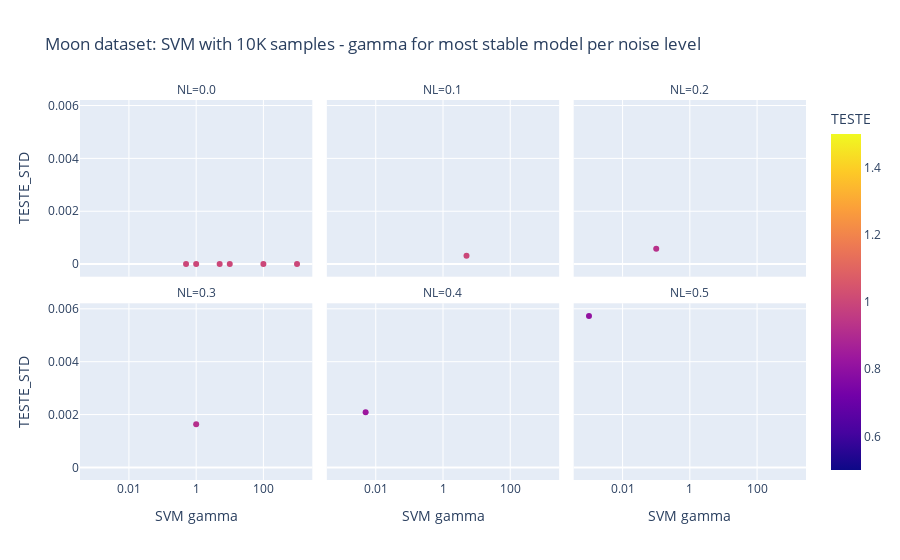

The notebook cell this image was saved under:
### Markdown cell above
For the Circle dataset, the model parameter (gamma(HPS)) for most stable model is different for each noise level:
* NL = 0: any value of gamma between 0.001 and 1K delivers the highest stability level possible (0)
* NL = 0.1: gamma=0.001, min std (TESTE_STD) is 0.00217
* NL = 0.2: gamma=0.001, min std (TESTE_STD) is 0.00505
* NL = 0.3: gamma=100, min std (TESTE_STD) is 0.00213
* NL = 0.4: gamma=0.001, min std (TESTE_STD) is 0.00445
* NL = 0.5: gamma=0.001, min std (TESTE_STD) is 0.00180

### Code cell
stableDataByGammaForMoonDb = dfMoon.groupby(['NL']).apply(lambda group: group[group.TESTE_STD == group.TESTE_STD.min()]).reset_index(drop=True)
px.scatter(stableDataByGammaForMoonDb, x='HPS', labels = {'HPS': 'SVM gamma'}, y='TESTE_STD', 
           log_x=True,
           color = 'TESTE',
           facet_col = 'NL', facet_col_wrap = 3,
           title="Moon dataset: SVM with 10K samples - gamma for most stable model per noise level")

### Figure 1 — Plotly figure (JSON) as saved in the notebook; plotly's stock layout.template omitted (floating-point values rounded to 4 significant figures)
{"data": [{"hovertemplate": "NL=0.0<br>SVM gamma=%{x}<br>TESTE_STD=%{y}<br>TESTE=%{marker.color}<extra></extra>", "legendgroup": "", "marker": {"color": [1, 1, 1, 1, 1, 1], "coloraxis": "coloraxis", "symbol": "circle"}, "mode": "markers", "name": "", "orientation": "v", "showlegend": false, "type": "scatter", "x": [0.5, 1, 5, 10, 100, 1000], "xaxis": "x4", "y": [0, 0, 0, 0, 0, 0], "yaxis": "y4"}, {"hovertemplate": "NL=0.1<br>SVM gamma=%{x}<br>TESTE_STD=%{y}<br>TESTE=%{marker.color}<extra></extra>", "legendgroup": "", "marker": {"color": [0.9995], "coloraxis": "coloraxis", "symbol": "circle"}, "mode": "markers", "name": "", "orientation": "v", "showlegend": false, "type": "scatter", "x": [5], "xaxis": "x5", "y": [0.0003162], "yaxis": "y5"}, {"hovertemplate": "NL=0.2<br>SVM gamma=%{x}<br>TESTE_STD=%{y}<br>TESTE=%{marker.color}<extra></extra>", "legendgroup": "", "marker": {"color": [0.9244], "coloraxis": "coloraxis", "symbol": "circle"}, "mode": "markers", "name": "", "orientation": "v", "showlegend": false, "type": "scatter", "x": [0.1], "xaxis": "x6", "y": [0.0005831], "yaxis": "y6"}, {"hovertemplate": "NL=0.3<br>SVM gamma=%{x}<br>TESTE_STD=%{y}<br>TESTE=%{marker.color}<extra></extra>", "legendgroup": "", "marker": {"color": [0.9163], "coloraxis": "coloraxis", "symbol": "circle"}, "mode": "markers", "name": "", "orientation": "v", "showlegend": false, "type": "scatter", "x": [1], "xaxis": "x", "y": [0.001631], "yaxis": "y"}, {"hovertemplate": "NL=0.4<br>SVM gamma=%{x}<br>TESTE_STD=%{y}<br>TESTE=%{marker.color}<extra></extra>", "legendgroup": "", "marker": {"color": [0.8349], "coloraxis": "coloraxis", "symbol": "circle"}, "mode": "markers", "name": "", "orientation": "v", "showlegend": false, "type": "scatter", "x": [0.005], "xaxis": "x2", "y": [0.002083], "yaxis": "y2"}, {"hovertemplate": "NL=0.5<br>SVM gamma=%{x}<br>TESTE_STD=%{y}<br>TESTE=%{marker.color}<extra></extra>", "legendgroup": "", "marker": {"color": [0.8082], "coloraxis": "coloraxis", "symbol": "circle"}, "mode": "markers", "name": "", "orientation": "v", "showlegend": false, "type": "scatter", "x": [0.001], "xaxis": "x3", "y": [0.005732], "yaxis": "y3"}], "layout": {"annotations": [{"font": {}, "showarrow": false, "text": "NL=0.3", "x": 0.16, "xanchor": "center", "xref": "paper", "y": 0.465, "yanchor": "bottom", "yref": "paper"}, {"font": {}, "showarrow": false, "text": "NL=0.4", "x": 0.5, "xanchor": "center", "xref": "paper", "y": 0.465, "yanchor": "bottom", "yref": "paper"}, {"font": {}, "showarrow": false, "text": "NL=0.5", "x": 0.84, "xanchor": "center", "xref": "paper", "y": 0.465, "yanchor": "bottom", "yref": "paper"}, {"font": {}, "showarrow": false, "text": "NL=0.0", "x": 0.16, "xanchor": "center", "xref": "paper", "y": 1.0, "yanchor": "bottom", "yref": "paper"}, {"font": {}, "showarrow": false, "text": "NL=0.1", "x": 0.5, "xanchor": "center", "xref": "paper", "y": 1.0, "yanchor": "bottom", "yref": "paper"}, {"font": {}, "showarrow": false, "text": "NL=0.2", "x": 0.84, "xanchor": "center", "xref": "paper", "y": 1.0, "yanchor": "bottom", "yref": "paper"}], "autosize": true, "coloraxis": {"colorbar": {"title": {"text": "TESTE"}}, "colorscale": [[0, "#0d0887"], [0.1111, "#46039f"], [0.2222, "#7201a8"], [0.3333, "#9c179e"], [0.4444, "#bd3786"], [0.5556, "#d8576b"], [0.6667, "#ed7953"], [0.7778, "#fb9f3a"], [0.8889, "#fdca26"], [1, "#f0f921"]]}, "legend": {"tracegroupgap": 0}, "title": {"text": "Moon dataset: SVM with 10K samples - gamma for most stable model per noise level"}, "xaxis": {"anchor": "y", "autorange": true, "domain": [0, 0.32], "range": [-3.412, 3.412], "title": {"text": "SVM gamma"}, "type": "log"}, "xaxis2": {"anchor": "y2", "autorange": true, "domain": [0.34, 0.66], "matches": "x", "range": [-3.412, 3.412], "title": {"text": "SVM gamma"}, "type": "log"}, "xaxis3": {"anchor": "y3", "autorange": true, "domain": [0.68, 1.0], "matches": "x", "range": [-3.412, 3.412], "title": {"text": "SVM gamma"}, "type": "log"}, "xaxis4": {"anchor": "y4", "autorange": true, "domain": [0, 0.32], "matches": "x", "range": [-3.412, 3.412], "showticklabels": false, "type": "log"}, "xaxis5": {"anchor": "y5", "autorange": true, "domain": [0.34, 0.66], "matches": "x", "range": [-3.412, 3.412], "showticklabels": false, "type": "log"}, "xaxis6": {"anchor": "y6", "autorange": true, "domain": [0.68, 1.0], "matches": "x", "range": [-3.412, 3.412], "showticklabels": false, "type": "log"}, "yaxis": {"anchor": "x", "autorange": true, "domain": [0, 0.465], "range": [-0.0006706, 0.006403], "title": {"text": "TESTE_STD"}, "type": "linear"}, "yaxis2": {"anchor": "x2", "autorange": true, "domain": [0, 0.465], "matches": "y", "range": [-0.0006706, 0.006403], "showticklabels": false, "type": "linear"}, "yaxis3": {"anchor": "x3", "autorange": true, "domain": [0, 0.465], "matches": "y", "range": [-0.0006706, 0.006403], "showticklabels": false, "type": "linear"}, "yaxis4": {"anchor": "x4", "autorange": true, "domain": [0.535, 1.0], "matches": "y", "range": [-0.0006706, 0.006403], "title": {"text": "TESTE_STD"}, "type": "linear"}, "yaxis5": {"anchor": "x5", "autorange": true, "domain": [0.535, 1.0], "matches": "y", "range": [-0.0006706, 0.006403], "showticklabels": false, "type": "linear"}, "yaxis6": {"anchor": "x6", "autorange": true, "domain": [0.535, 1.0], "matches": "y", "range": [-0.0006706, 0.006403], "showticklabels": false, "type": "linear"}}}
